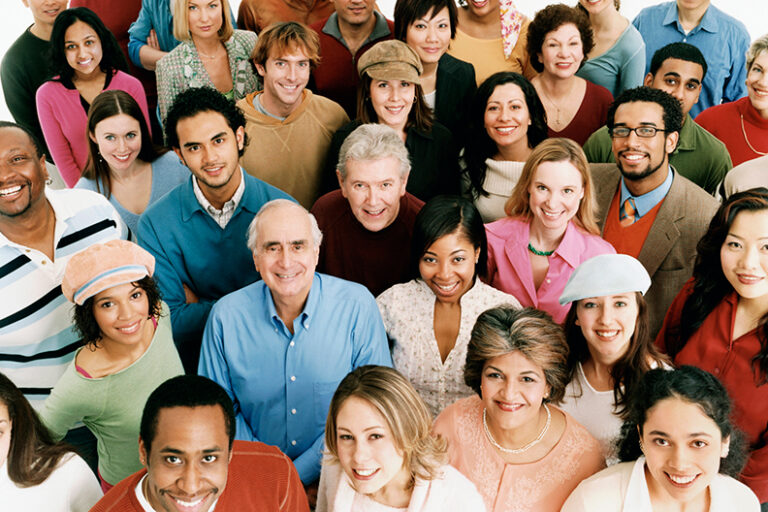
#> input picture material_pract3/imagen2.png, 768 x 512 px
$ jupyter execute Practica3.ipynb
#> lines starting #> are read from the running program, lines starting #| are printed output that depends on the picture
## Práctica 3: Procesamiento de imágenes

Integrantes: Alejandro Bolaños García y David García Diaz

## 1)

El negativo de una imagen es el resultado de aplicar la
siguiente operación: 255-imagen(i,j). Aplica esta operación
sobre la imagen2.png y, posteriormente, crea un video
que vaya mezclando las dos imágenes por columnas, de
forma que aparezca primero el negativo de la imagen y vaya
apareciendo poco a poco la imagen original. El número de
iteraciones debe ser igual al ancho de la imagen y en cada
una se debe ir desplazando una columna a la derecha la
imagen original sobre el negativo. Guarda el vídeo con el
nombre vídeo2.mp4. (2.0 puntos)

[cell 1]
import numpy as np
import cv2 as cv

# Cargar la imagen
fichero = 'material_pract3/imagen2.png' #Imagen en color
imagen = cv.imread(fichero)
#> imagen is the input picture: shape (512, 768, 3); mean B, G, R 104.8, 119.5, 140.9

# Invertir los colores de la imagen
imagen_invertida = 255-imagen
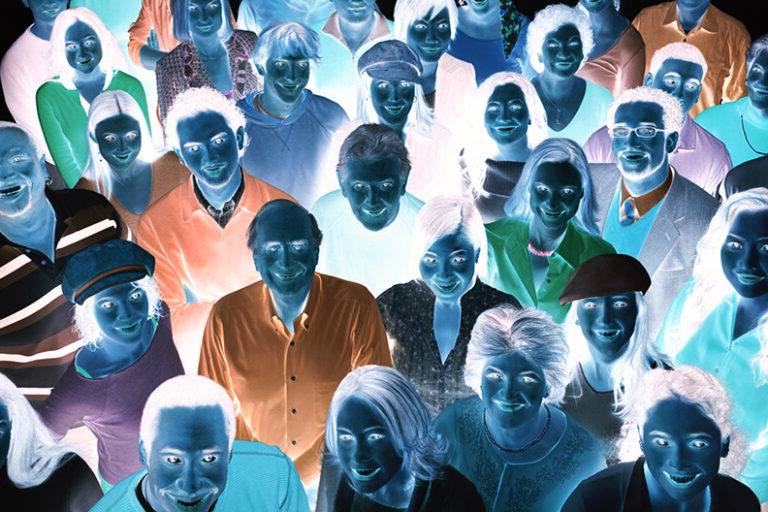
#> imagen_invertida: shape (512, 768, 3); mean B, G, R 150.2, 135.5, 114.1

alto, ancho, canales = imagen_invertida.shape
#> alto = 512; ancho = 768; canales = 3

# Nombre del archivo de salida
nombre_video = 'video2.mp4'

#Tasa de fotogramas.
fps = 60.0

# Definir el codec y crear el objeto VideoWriter
fourcc = cv.VideoWriter_fourcc(*'mp4v')  # Codec para .mp4
video = cv.VideoWriter(nombre_video, fourcc, fps, (ancho, alto))

# Bucle para escribir los fotogramas
frame = imagen_invertida
for i in range(0, ancho):
    frame[:,i] = imagen[:, i]
    video.write(frame)

# Liberar el objeto VideoWriter
video.release()

print(f"Vídeo guardado como {nombre_video}")

## 2)

Ecualiza el histograma de la imagen imagen3.png y
luego elimina el ruido utilizando un filtro bilateral con un
diámetro d=10 y valores de sigma de 11 y 11. Guarda el
resultado como imagen3_salida.png. (2.0 puntos)

[cell 2]
# Ecualización de histogramas
import cv2 as cv
import numpy as np
import matplotlib.pyplot as plt

# Cargar la imagen en escala de grises
image_path = 'material_pract3/imagen3.png'
gray_image = cv.imread(image_path, cv.IMREAD_GRAYSCALE)
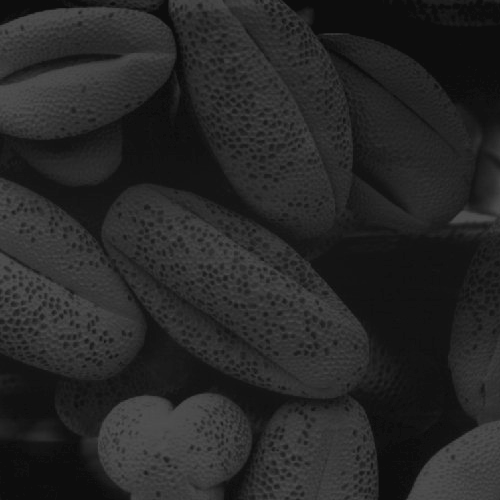
#> input picture material_pract3/imagen3.png, 500 x 500 px
#> gray_image is the input picture: shape (500, 500); min 13, max 83, mean 38.7

# Mostrar la imagen original en escala de grises
cv.imshow('Original en gris', gray_image)

# histograma de niveles de grises original
gray_hist = cv.calcHist([gray_image], [0], None, [256], [0, 256])
#> gray_hist = 256 values, max 17718 at index 13, min 0 at index 0, mean 976.6
gray_cum = np.cumsum(gray_hist)
#> gray_cum = 256 values from 0 to 250000
plt.figure()
plt.title('Histograma de grises')
plt.xlabel('Bins')
plt.ylabel('# de pixeles')
plt.plot(gray_hist/np.max(gray_hist))
plt.plot(gray_cum/np.max(gray_cum))
plt.legend(['Histograma', 'Histograma Acumulado'],loc='right')
plt.show()
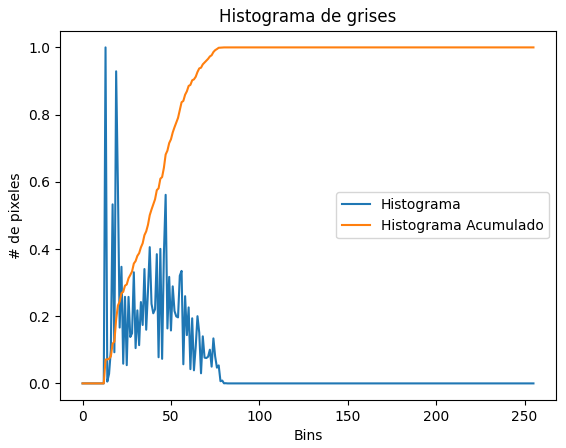
#> figure drawn by matplotlib, 1 panel; curve peaks at x = 13, y = 1; curve peaks at x = 83, y = 1

# Ecualización de histogramas
gray_equalized = cv.equalizeHist(gray_image)
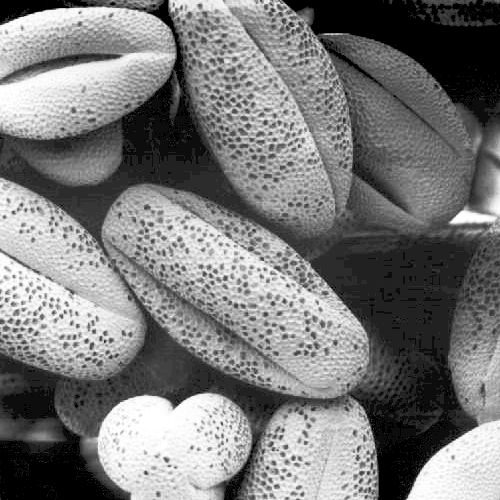
#> gray_equalized: shape (500, 500); min 0, max 255, mean 121.5
cv.imshow('Ecualizado de grises', gray_equalized)

# histograma de niveles de grises ecualizado
gray_equalized_hist = cv.calcHist([gray_equalized], [0], None, [256], [0, 256])
#> gray_equalized_hist = 256 values, max 17814 at index 0, min 0 at index 2, mean 976.6
gray_cum = np.cumsum(gray_equalized_hist)
#> gray_cum = 256 values from 17814 to 250000
plt.figure()
plt.title('Histograma ecualizado de grises')
plt.xlabel('Bins')
plt.ylabel('# de pixeles')
plt.plot(gray_equalized_hist/np.max(gray_equalized_hist))
plt.plot(gray_cum/np.max(gray_cum))
plt.legend(['Histograma', 'Histograma Acumulado'],loc='right')
plt.show()
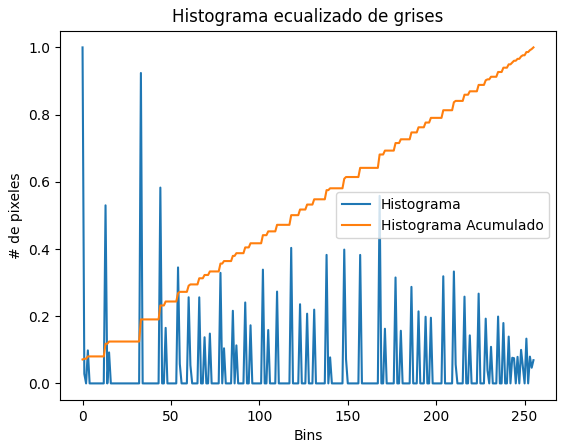
#> figure drawn by matplotlib, 1 panel; curve peaks at x = 0, y = 1; curve peaks at x = 255, y = 1

# Aplicar el filtro bilateral con diámetro 10 y sigmaColor y sigmaSpace de 11
bilateral_filtered = cv.bilateralFilter(gray_equalized, 10, 11, 11)
cv.imshow('Filtro Bilateral Aplicado', bilateral_filtered)

# Guardar el resultado
cv.imwrite('imagen3_salida.png', bilateral_filtered)

cv.waitKey(0)
cv.destroyAllWindows()
